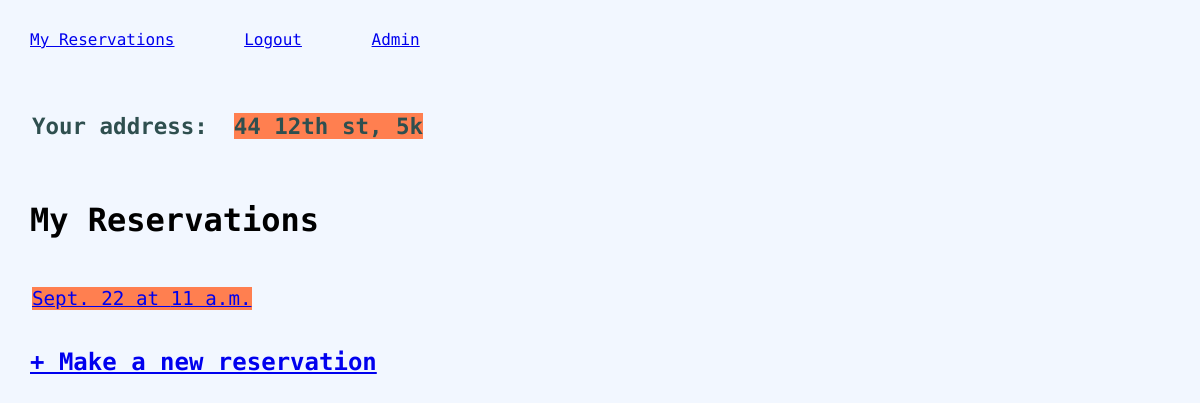
The app's page /reservations/ (signed in), older data.
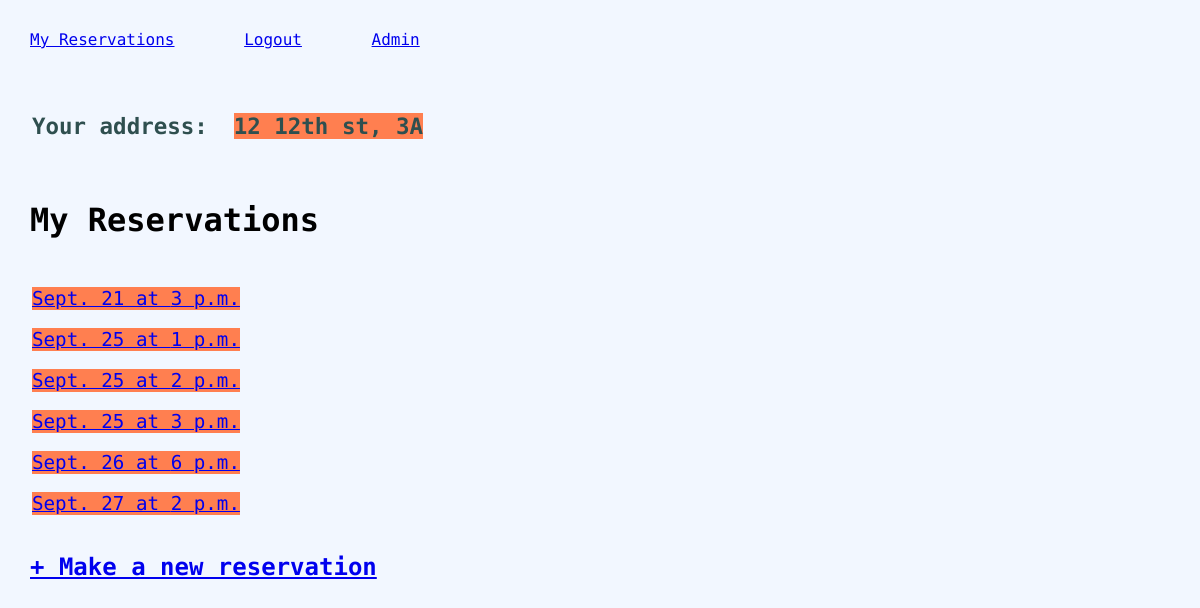
The same page, newer data.
### reservations/models.py (models this page shows, shortened)
class Address(models.Model):
    user = models.ForeignKey(USER_MODEL, related_name=("addresses"), on_delete=models.CASCADE)
    building_num = models.SmallIntegerField()
    street = models.CharField(max_length=100)
    apt_num = models.CharField(max_length=20)
    def __str__(self):
        return f'{self.building_num} {self.street}, {self.apt_num}'

class Reservation(models.Model):
    user = models.ForeignKey(USER_MODEL, related_name=("reservations"), on_delete=models.CASCADE)
    reserved_on = models.DateTimeField(auto_now_add=True)
    service_date_time = models.DateTimeField(null=True, blank=True)
    cleaner = models.ForeignKey("Cleaner",related_name="reservations",on_delete=models.CASCADE, null=True, blank=True)
    address = models.ForeignKey("Address",related_name="reservations",on_delete=models.CASCADE, null=True)

### reservations/views.py (the view)
# urls.py: path("", ReservationListView, name="home"),
@login_required
def ReservationListView(request):
    startdate = datetime.today()
    enddate = startdate + timedelta(days=14)
    if request.method == "GET":
        print(request.GET)
    context = {"reservations": Reservation.objects.filter(user=request.user, service_date_time__range=[startdate,enddate]),
    "address": Address.objects.filter(user=request.user).last()
    }
    return render(request, "reservations/home.html", context)

### reservations/templates/reservations/home.html
{% extends "base.html" %}
{% block content %}
    <main>
        <div class="wrapper-address">
            {% if address %}
            <table class="table-address">
                <tr>
                    <td><h3>Your address:</h3></td>
                    <td><h3 class="address-update">{{ address }}</h3></td>
                    <td><a class="button" href="{% url 'add_address' %}">Update Address</a></td>
                </tr>
            </table>
            {% else %}
            <h2><a href="{% url 'add_address' %}">+ Add home address</a><h2>
            {% endif %}
        </div>
        <h1>My Reservations</h1>
        {% if reservations %}
        <div class="wrapper-address">
        <table>
            {% for reservation in reservations|dictsort:"service_date_time" %}
            <tr class="table-reservations">
                <td><a href="{% url 'detail' reservation.pk %}" class="address-update">{{ reservation.service_date_time|date:"N j" }} at {{ reservation.service_date_time|date:"g a" }}</a></td>
                <td><a class="button" href="{% url 'date_pick' reservation.pk %}">Update</a></td>
                <td><a class="button" href="{% url 'reservation_delete' reservation.pk %}">Delete</a></td>
            </tr>
            {% endfor %}
        </table>
        </div>
        {% endif %}
        <h2><a href="{% url 'new_date_pick' %}">+ Make a new reservation</a><h2>
    </main>
{% endblock content %}

### reservations/templates/base.html (shortened to what this page needs)
{% load static %}
<!DOCTYPE html>
<html lang="en">
<head>
  <link rel="stylesheet" href="{% static 'css/styles.css' %}">
</head>
<body>
  <header>
    <nav class="nav">
      <ul>
        {% if user.is_authenticated %}
        <li>
          <a href="{% url 'home' %}">My Reservations</a>
        </li>
        <li>
          <a href="{% url 'logout' %}">Logout</a>
        </li>
        {% endif %}
        {% if user.is_staff %}
        <li>
          <a href="{% url 'admin:index' %}">Admin</a>
        </li>
        {% endif %}
      </ul>
    </nav>
  </header>
  {% block content %}
  {% endblock content %}
</body>
</html>

### reservations/static/css/styles.css (style rules this page uses)
html { background-color: #f2f7ff; font-family: 'DM Mono', monospace; }
body { margin: 30px; }
ul { padding: 0; }
li { display: inline; margin-right: 5vw; }
table { padding-top: 3vh; }
td { padding: 0 2vw 2vh 0; text-align: left; color: darkslategrey; width: fit-content; vertical-align: top; }
.address-update { background-color: coral; }
.wrapper-address { font-size: larger; }

Row changes from the older to the newer data that the page shows:
removed Address: building_num+street+apt_num "44 12th st, 5k"
no longer on this page (row edited): Reservation: service_date_time "Sept. 22", service_date_time "11 a.m."
added Address: building_num+street+apt_num "12 12th st, 3A"
added Reservation: service_date_time "Sept. 21", service_date_time "3 p.m."
added Reservation: service_date_time "Sept. 25", service_date_time "1 p.m."
added Reservation: service_date_time "Sept. 25", service_date_time "2 p.m."
added Reservation: service_date_time "Sept. 25", service_date_time "3 p.m."
added Reservation: service_date_time "Sept. 26", service_date_time "6 p.m."
added Reservation: service_date_time "Sept. 27", service_date_time "2 p.m."
